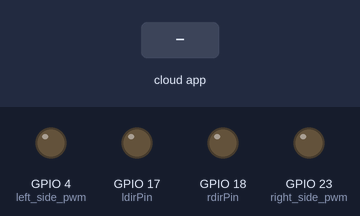
Bench run of a sketch on a simulated ESP32. Parts: output pins drawn as LEDs (lit = HIGH). The inputs (shaded band) are chosen by the test bench. The ROS host is connected and sends only what is stated.

Above: at 1.2 s.
1.3 s: the phone or cloud app sets ldir to 1
At 2.3 s:
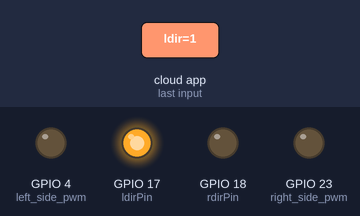
2.8 s: the phone or cloud app sets rdir to 1
At 3.5 s:
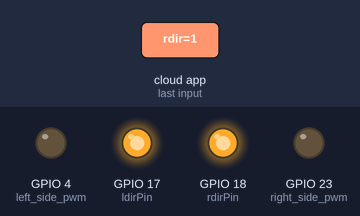
4.3 s: the phone or cloud app sets lpwm to 45
At 4.6 s:
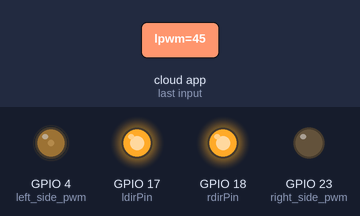
5.8 s: the phone or cloud app sets rpwm to 45
At 6.9 s:
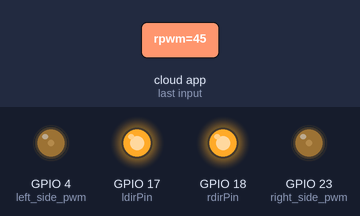
7.3 s: the phone or cloud app sets ldir to 0
At 8.0 s:
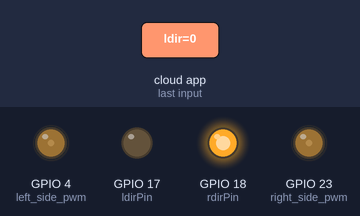
8.8 s: the phone or cloud app sets rdir to 0
At 9.2 s:
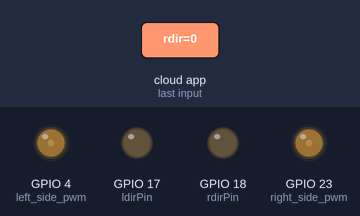
Timing chart, 0 to 11.3 s (numbered marks = the images above; inputs shaded):
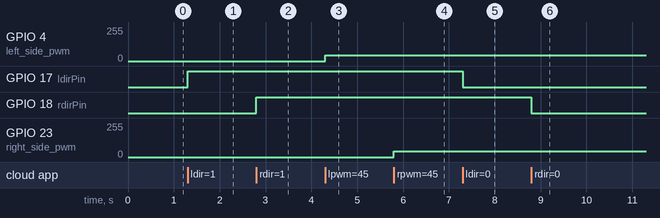

The sketch:

ESP32_SERIAL.ino
```cpp
#include<ros.h>
#include<std_msgs/Bool.h>
#include<std_msgs/Int16.h>


const int ldirPin = 17;
const int rdirPin = 18;
bool ldir;
bool rdir;
int lpwm;
int rpwm;

const int left_side_pwm = 4;
const int right_side_pwm = 23;

ros::NodeHandle nh;


void ldir_cb(const std_msgs::Bool& data){
  ldir = data.data;
  digitalWrite(ldirPin,ldir);
}

void rdir_cb(const std_msgs::Bool& data){
  rdir = data.data;
  digitalWrite(rdirPin,rdir);
}

void lpwmCB( const std_msgs::Int16& data){
  lpwm = data.data;
  analogWrite(left_side_pwm,lpwm);
}

void rpwmCB( const std_msgs::Int16& data){
  rpwm = data.data;
  analogWrite(right_side_pwm,rpwm);
  }
std_msgs::Bool bool_msg;
std_msgs::Int16 int16_msg;

ros::Subscriber<std_msgs::Bool> lsub ("/ldir", ldir_cb);
ros::Subscriber<std_msgs::Bool> rsub ("/rdir", rdir_cb);
ros::Subscriber<std_msgs::Int16> lpwm1 ("/lpwm", lpwmCB);
ros::Subscriber<std_msgs::Int16> rpwm1 ("/rpwm", rpwmCB);

void setup() {
  // put your setup code here, to run once:
Serial.begin(57600);
pinMode(ldirPin,OUTPUT);
pinMode(rdirPin,OUTPUT);
pinMode(right_side_pwm ,OUTPUT);
pinMode(left_side_pwm ,OUTPUT);
nh.initNode();
nh.subscribe(lsub);
nh.subscribe(rsub);
nh.subscribe(lpwm1);
nh.subscribe(rpwm1);

}

void loop() {
  // put your main code here, to run repeatedly:
nh.spinOnce();
}
```

Measured:
- after the input at 1.3 s, GPIO 17 (ldirPin): LOW → HIGH at once
- after the input at 2.8 s, GPIO 18 (rdirPin): LOW → HIGH at once
- after the input at 4.3 s, GPIO 4 (left_side_pwm): 0/255 → 45/255 at once
- after the input at 5.8 s, GPIO 23 (right_side_pwm): 0/255 → 45/255 at once
- after the input at 7.3 s, GPIO 17 (ldirPin): HIGH → LOW at once
- after the input at 8.8 s, GPIO 18 (rdirPin): HIGH → LOW at once
